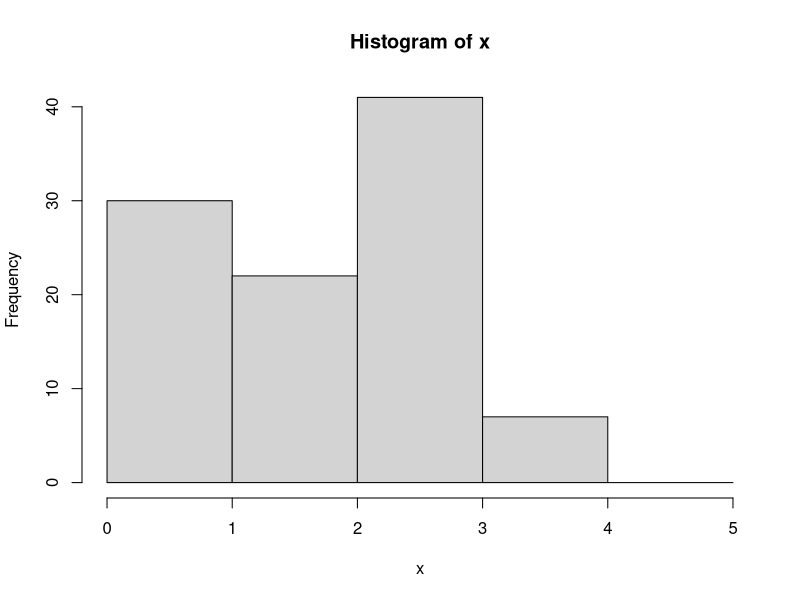
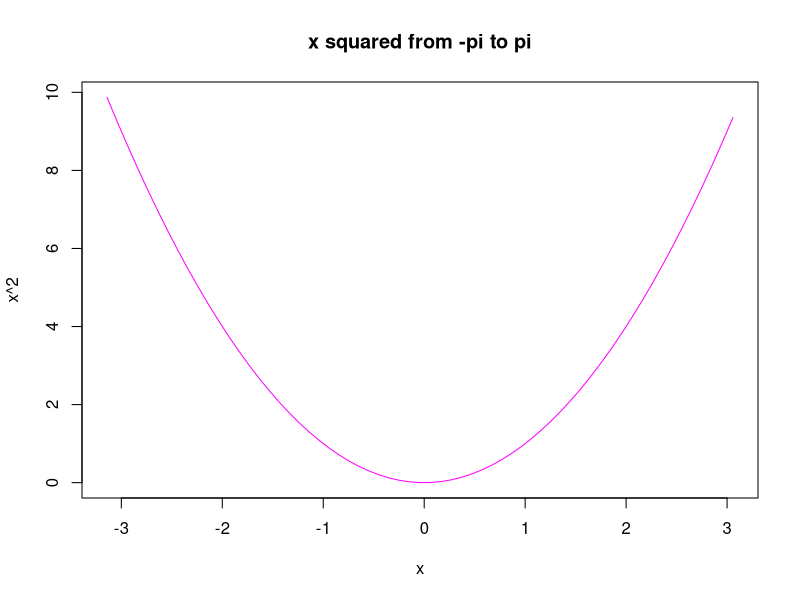
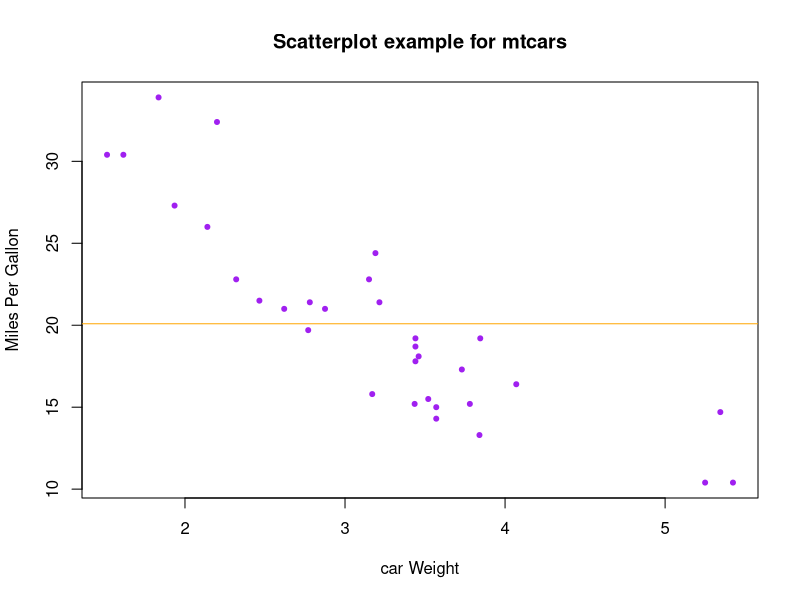

Reproduce these figures in R, in order.
## ---- chunk 1
x <- sample(1:5, 100, replace=TRUE, prob = c(0.2,0.2,0.5,0.1,0.0))
hist(x, breaks = c(0,1,2,3,4,5))
## ---- chunk 2
x <- seq(-pi, pi, 0.1)
plot(x, x^2, main="x squared from -pi to pi", type = "l", col="magenta")
## ---- chunk 3
with(mtcars, plot(wt, mpg, main="Scatterplot example for mtcars", xlab="car Weight", ylab="Miles Per Gallon", pch=20, col="purple")) 
abline(h=mean(mtcars$mpg), col="orange")
